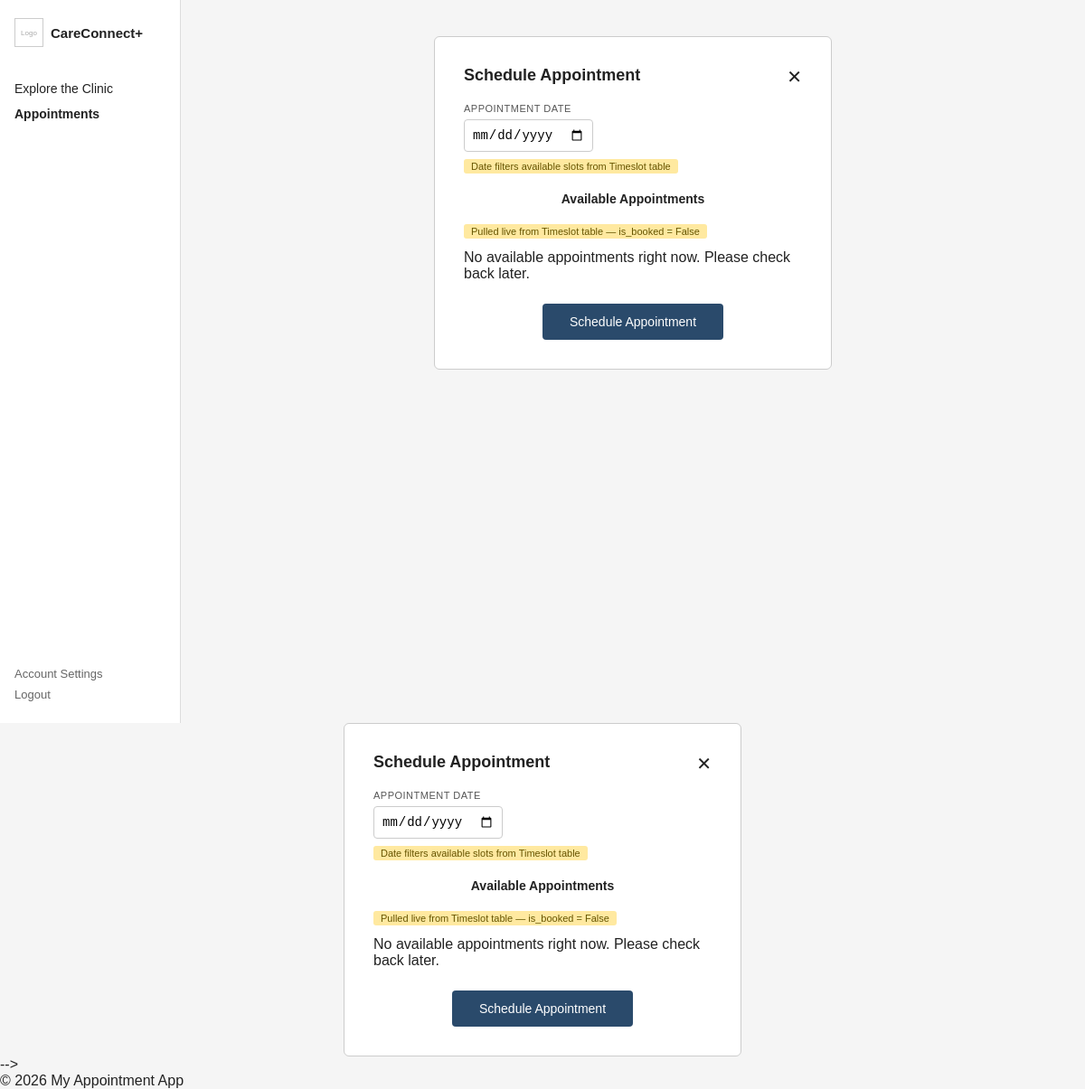
Before: /appointment/schedule/ with the older database file.
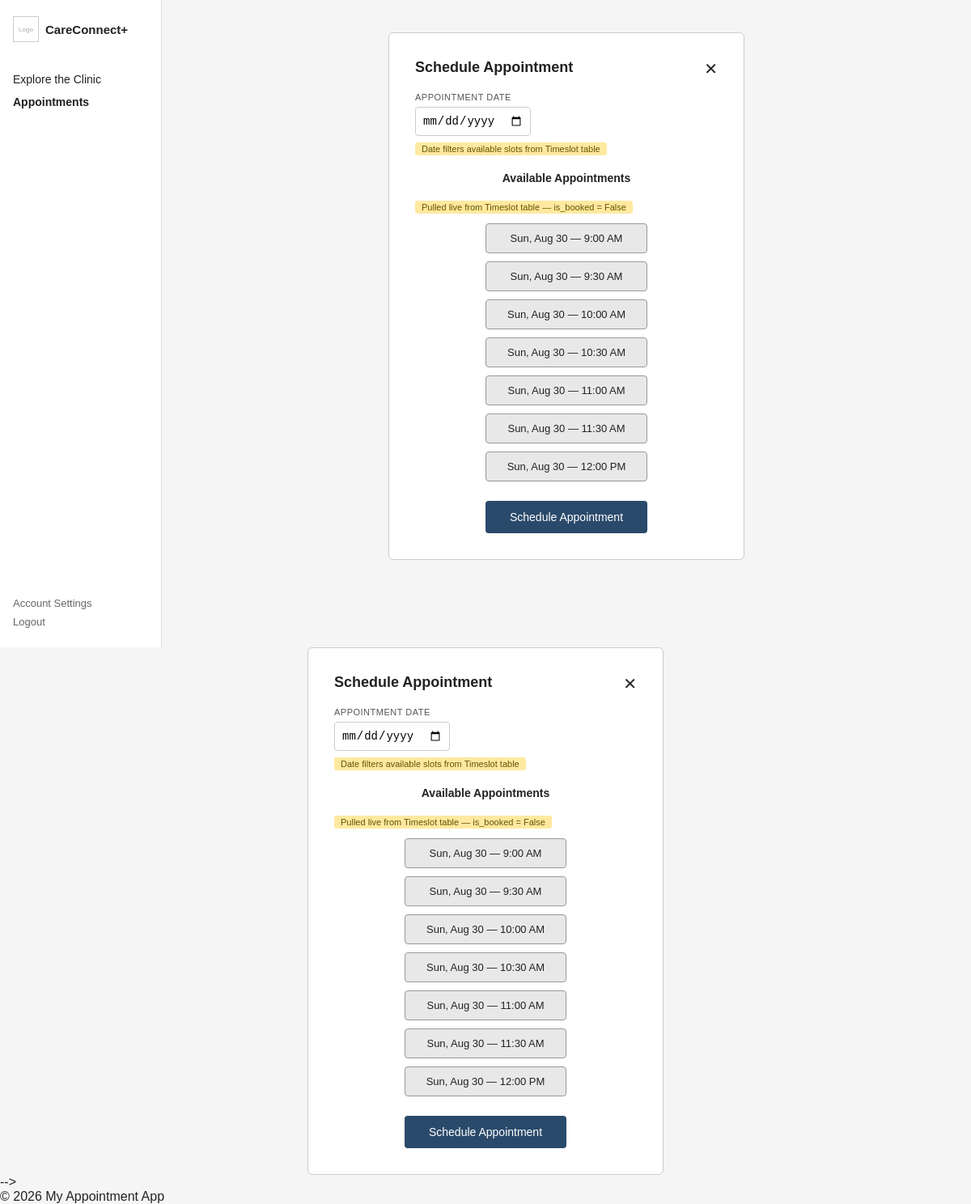
After: the same page with the newer database file.
### appointment/models.py (models this page shows, shortened)
class Timeslot(models.Model):
    date = models.DateField()
    start_time = models.TimeField()
    is_booked = models.BooleanField(default=False)
    booked_appt_id = models.CharField()

### appointment/views.py (the view)
# urls.py: path('schedule/', views.schedule_view, name='schedule'),
def schedule_view(request):
    available_slots = Timeslot.objects.filter(
        is_booked=False,
        date__gte=timezone.localdate()
    ).order_by('date', 'start_time')
    selected_date = request.GET.get('date')
    if selected_date:
        available_slots = available_slots.filter(date=selected_date)
    else:
        available_slots = available_slots[:7]
    return render(request, 'scheduling/schedule.html', {
        'available_slots': available_slots,
        'selected_date': selected_date,
    })

### templates/scheduling/schedule.html (shortened to what this page needs)
{% extends 'navigation.html' %}
{% block content %}
  <main class="main-content">
    <div class="schedule-panel">
      <a href="dashboard.html" class="close-link">✕</a>
      <h2>Schedule Appointment</h2>
      <div class="date-picker-group">
        <form method="get">
           <label>Appointment Date</label>
           <input type="date" name="date" value="{{ selected_date|default:'' }}" onchange="this.form.submit()">
        </form>
        <span class="db-label">Date filters available slots from Timeslot table</span>
      </div>
      <div class="time-slots">
        <h3>Available Appointments</h3>
        <span class="db-label">Pulled live from Timeslot table — is_booked = False</span>
        <div class="slot-list" style="margin-top: 12px;">
              {% for slot in available_slots %}
             <button class="slot-btn" data-slot-id="{{ slot.id }}" onclick="selectSlot(this)">
               {{ slot.date|date:"D, M j" }} — {{ slot.start_time|time:"g:i A" }}
             </button>
             {% empty %}
             <p>No available appointments right now. Please check back later.</p>
             {% endfor %}
        </div>
        <form action="{% url 'appointment:save_appt' %}" method="POST">
          <button class="confirm-btn" type="submit">
            Schedule Appointment
          </button>
        </form>
      </div>
    </div>
  </main>
{% endblock %}

### templates/navigation.html
{% extends 'base.html' %}
{% block nav %}
<div class="page-wrapper">
    <aside class="sidebar">
        <div>
        <div class="sidebar-header">
            <div class="sidebar-logo">Logo</div>
            <h2>CareConnect+</h2>
        </div>
        <nav class="sidebar-nav">
            <a href="#">Explore the Clinic</a>
            <a href="{% url 'appointment:dashboard' %}"><strong>Appointments</strong></a>
        </nav>
        </div>
        <div class="sidebar-bottom">
        <a href="#">Account Settings</a>
        <a href="{% url 'account:login' %}">Logout</a>
        </div>
    </aside>
    {% block content %}
    {% endblock %}
</div>
{% endblock %}

### templates/base.html (shortened to what this page needs)
{% load static %}
<!DOCTYPE html>
<html lang="en">
<head>
    <link rel="stylesheet" href="{% static 'css/scheduling.css' %}">
</head>
<body>
    <main>
        {% block nav %}
        {% endblock %}
        <!-- {% block content %}
        {% endblock %} -->
    <footer>
        <p>© 2026 My Appointment App</p>
    </footer>
</body>
</html>

### static/css/scheduling.css (style rules this page uses)
* { margin: 0; padding: 0; box-sizing: border-box; }
body { font-family: Arial, Helvetica, sans-serif; color: #222; background: #f5f5f5; }
.page-wrapper { display: flex; min-height: 100vh; }
.sidebar { width: 200px; background: #fff; border-right: 1px solid #ddd; padding: 20px 16px; display: flex; flex-direction: column; justify-content: space-between; }
.sidebar-header { display: flex; align-items: center; gap: 8px; margin-bottom: 32px; }
.sidebar-logo { width: 32px; height: 32px; border: 1px solid #ccc; display: flex; align-items: center; justify-content: center; font-size: 8px; color: #aaa; }
.sidebar-header h2 { font-size: 15px; font-weight: 600; }
.sidebar-nav a { display: block; padding: 6px 0; color: #222; text-decoration: none; font-size: 14px; }
.sidebar-bottom a { display: block; padding: 4px 0; color: #666; text-decoration: none; font-size: 13px; }
.main-content { flex: 1; padding: 40px; }
.db-label { display: inline-block; background: #ffe9a0; color: #665500; font-size: 11px; padding: 2px 8px; border-radius: 3px; margin-top: 8px; }
.schedule-panel { max-width: 440px; margin: 0 auto; background: #fff; border: 1px solid #ccc; border-radius: 6px; padding: 32px; }
.schedule-panel h2 { font-size: 18px; font-weight: 600; margin-bottom: 8px; }
.schedule-panel .close-link { float: right; text-decoration: none; color: #222; font-size: 20px; }
.date-picker-group { margin: 20px 0; }
.date-picker-group label { display: block; font-size: 11px; text-transform: uppercase; letter-spacing: 0.5px; color: #555; margin-bottom: 6px; }
.date-picker-group input[type="date"] { padding: 8px; border: 1px solid #ccc; border-radius: 4px; font-size: 14px; }
.time-slots h3 { font-size: 14px; font-weight: 600; margin-bottom: 12px; text-align: center; }
.slot-list { display: flex; flex-direction: column; align-items: center; gap: 10px; margin-bottom: 24px; }
.slot-btn { display: block; width: 200px; padding: 10px; text-align: center; border: 1px solid #999; background: #e8e8e8; color: #222; cursor: pointer; border-radius: 4px; font-size: 13px; }
.confirm-btn { display: block; width: 200px; margin: 0 auto; background: #2a4a6b; color: #fff; border: none; padding: 12px; font-size: 14px; cursor: pointer; text-decoration: none; text-align: center; border-radius: 4px; }

Changed rows visible on the page:
added Timeslot: date "Sun, Aug 30", start_time "9:00 AM"
added Timeslot: date "Sun, Aug 30", start_time "9:30 AM"
added Timeslot: date "Sun, Aug 30", start_time "10:00 AM"
added Timeslot: date "Sun, Aug 30", start_time "10:30 AM"
added Timeslot: date "Sun, Aug 30", start_time "11:00 AM"
added Timeslot: date "Sun, Aug 30", start_time "11:30 AM"
added Timeslot: date "Sun, Aug 30", start_time "12:00 PM"
Other visible differences:
text no longer shown: "No available appointments right now. Please check back later. No available appointments right now. Please check back later."
